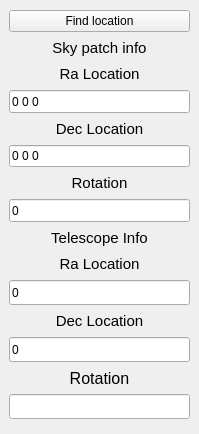
       <widget class="QWidget" name="tab_4">
        <attribute name="title">
         <string>Ident</string>
        </attribute>
        <widget class="QWidget" name="verticalLayoutWidget_19">
         <property name="geometry">
          <rect>
           <x>9</x>
           <y>10</y>
           <width>181</width>
           <height>415</height>
          </rect>
         </property>
         <layout class="QVBoxLayout" name="verticalLayout_26">
          <property name="bottomMargin">
           <number>6</number>
          </property>
          <item>
           <layout class="QVBoxLayout" name="verticalLayout_29">
            <item>
             <widget class="QPushButton" name="pushButton_find_location">
              <property name="text">
               <string>Find location</string>
              </property>
             </widget>
            </item>
            <item>
             <widget class="QLabel" name="label_42">
              <property name="maximumSize">
               <size>
                <width>16777215</width>
                <height>20</height>
               </size>
              </property>
              <property name="font">
               <font>
                <pointsize>11</pointsize>
               </font>
              </property>
              <property name="text">
               <string>Sky patch info</string>
              </property>
              <property name="alignment">
               <set>Qt::AlignmentFlag::AlignCenter</set>
              </property>
             </widget>
            </item>
            <item>
             <layout class="QVBoxLayout" name="verticalLayout_27">
              <item>
               <widget class="QLabel" name="label_40">
                <property name="maximumSize">
                 <size>
                  <width>16777215</width>
                  <height>20</height>
                 </size>
                </property>
                <property name="font">
                 <font>
                  <pointsize>11</pointsize>
                 </font>
                </property>
                <property name="text">
                 <string>Ra Location</string>
                </property>
                <property name="alignment">
                 <set>Qt::AlignmentFlag::AlignCenter</set>
                </property>
               </widget>
              </item>
              <item>
               <widget class="QLineEdit" name="lineEdit_sky_ra">
                <property name="minimumSize">
                 <size>
                  <width>0</width>
                  <height>20</height>
                 </size>
                </property>
                <property name="maximumSize">
                 <size>
                  <width>16777215</width>
                  <height>25</height>
                 </size>
                </property>
                <property name="text">
                 <string>0 0 0</string>
                </property>
                <property name="readOnly">
                 <bool>true</bool>
                </property>
               </widget>
              </item>
             </layout>
            </item>
            <item>
             <layout class="QVBoxLayout" name="verticalLayout_28">
              <item>
               <widget class="QLabel" name="label_41">
                <property name="maximumSize">
                 <size>
                  <width>16777215</width>
                  <height>20</height>
                 </size>
                </property>
                <property name="font">
                 <font>
                  <pointsize>11</pointsize>
                 </font>
                </property>
                <property name="text">
                 <string>Dec Location</string>
                </property>
                <property name="alignment">
                 <set>Qt::AlignmentFlag::AlignCenter</set>
                </property>
               </widget>
              </item>
              <item>
               <widget class="QLineEdit" name="lineEdit_sky_dec">
                <property name="minimumSize">
                 <size>
                  <width>0</width>
                  <height>20</height>
                 </size>
                </property>
                <property name="maximumSize">
                 <size>
                  <width>16777215</width>
                  <height>25</height>
                 </size>
                </property>
                <property name="text">
                 <string>0 0 0</string>
                </property>
                <property name="readOnly">
                 <bool>true</bool>
                </property>
               </widget>
              </item>
             </layout>
            </item>
            <item>
             <layout class="QVBoxLayout" name="verticalLayout_33">
              <item>
               <widget class="QLabel" name="label_46">
                <property name="maximumSize">
                 <size>
                  <width>16777215</width>
                  <height>20</height>
                 </size>
                </property>
                <property name="font">
                 <font>
                  <pointsize>11</pointsize>
                 </font>
                </property>
                <property name="text">
                 <string>Rotation</string>
                </property>
                <property name="alignment">
                 <set>Qt::AlignmentFlag::AlignCenter</set>
                </property>
               </widget>
              </item>
              <item>
               <widget class="QLineEdit" name="lineEdit_sky_rot">
                <property name="minimumSize">
                 <size>
                  <width>0</width>
                  <height>20</height>
                 </size>
                </property>
                <property name="maximumSize">
                 <size>
                  <width>16777215</width>
                  <height>25</height>
                 </size>
                </property>
                <property name="text">
                 <string>0</string>
                </property>
                <property name="readOnly">
                 <bool>true</bool>
                </property>
               </widget>
              </item>
             </layout>
            </item>
           </layout>
          </item>
          <item>
           <layout class="QVBoxLayout" name="verticalLayout_30">
            <item>
             <widget class="QLabel" name="label_43">
              <property name="maximumSize">
               <size>
                <width>16777215</width>
                <height>20</height>
               </size>
              </property>
              <property name="font">
               <font>
                <pointsize>11</pointsize>
               </font>
              </property>
              <property name="text">
               <string>Telescope Info</string>
              </property>
              <property name="alignment">
               <set>Qt::AlignmentFlag::AlignCenter</set>
              </property>
             </widget>
            </item>
            <item>
             <layout class="QVBoxLayout" name="verticalLayout_31">
              <item>
               <widget class="QLabel" name="label_44">
                <property name="maximumSize">
                 <size>
                  <width>16777215</width>
                  <height>20</height>
                 </size>
                </property>
                <property name="font">
                 <font>
                  <pointsize>11</pointsize>
                 </font>
                </property>
                <property name="text">
                 <string>Ra Location</string>
                </property>
                <property name="alignment">
                 <set>Qt::AlignmentFlag::AlignCenter</set>
                </property>
               </widget>
              </item>
              <item>
               <widget class="QLineEdit" name="lineEdit_7">
                <property name="minimumSize">
                 <size>
                  <width>0</width>
                  <height>20</height>
                 </size>
                </property>
                <property name="maximumSize">
                 <size>
                  <width>16777215</width>
                  <height>25</height>
                 </size>
                </property>
                <property name="text">
                 <string>0</string>
                </property>
                <property name="readOnly">
                 <bool>true</bool>
                </property>
               </widget>
              </item>
             </layout>
            </item>
            <item>
             <layout class="QVBoxLayout" name="verticalLayout_32">
              <item>
               <widget class="QLabel" name="label_45">
                <property name="maximumSize">
                 <size>
                  <width>16777215</width>
                  <height>20</height>
                 </size>
                </property>
                <property name="font">
                 <font>
                  <pointsize>11</pointsize>
                 </font>
                </property>
                <property name="text">
                 <string>Dec Location</string>
                </property>
                <property name="alignment">
                 <set>Qt::AlignmentFlag::AlignCenter</set>
                </property>
               </widget>
              </item>
              <item>
               <widget class="QLineEdit" name="lineEdit_9">
                <property name="minimumSize">
                 <size>
                  <width>0</width>
                  <height>20</height>
                 </size>
                </property>
                <property name="maximumSize">
                 <size>
                  <width>16777215</width>
                  <height>25</height>
                 </size>
                </property>
                <property name="text">
                 <string>0</string>
                </property>
                <property name="readOnly">
                 <bool>true</bool>
                </property>
               </widget>
              </item>
             </layout>
            </item>
            <item>
             <layout class="QVBoxLayout" name="verticalLayout_34">
              <item>
               <widget class="QLabel" name="label_47">
                <property name="maximumSize">
                 <size>
                  <width>16777215</width>
                  <height>20</height>
                 </size>
                </property>
                <property name="font">
                 <font>
                  <pointsize>12</pointsize>
                 </font>
                </property>
                <property name="text">
                 <string>Rotation</string>
                </property>
                <property name="alignment">
                 <set>Qt::AlignmentFlag::AlignCenter</set>
                </property>
               </widget>
              </item>
              <item>
               <widget class="QLineEdit" name="lineEdit_11">
                <property name="maximumSize">
                 <size>
                  <width>16777215</width>
                  <height>25</height>
                 </size>
                </property>
                <property name="readOnly">
                 <bool>true</bool>
                </property>
               </widget>
              </item>
             </layout>
            </item>
           </layout>
          </item>
         </layout>
        </widget>
       </widget>
